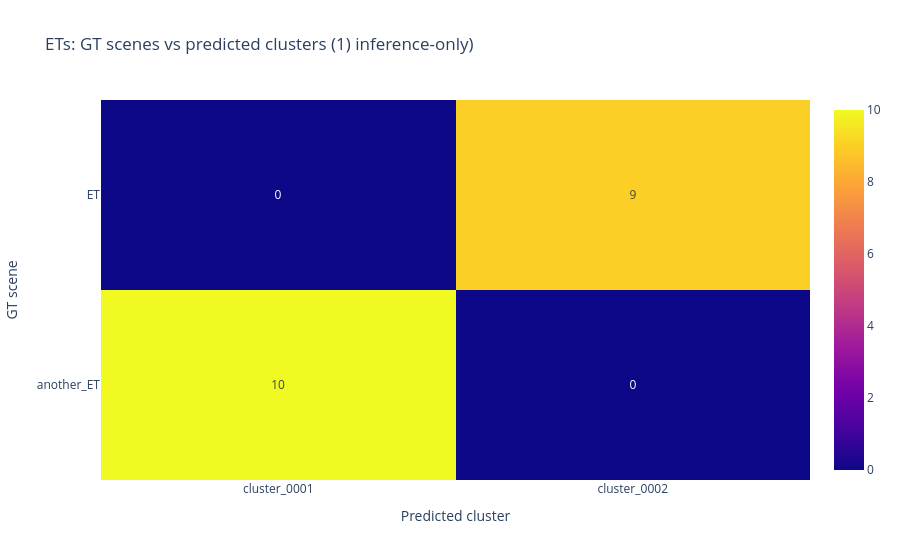
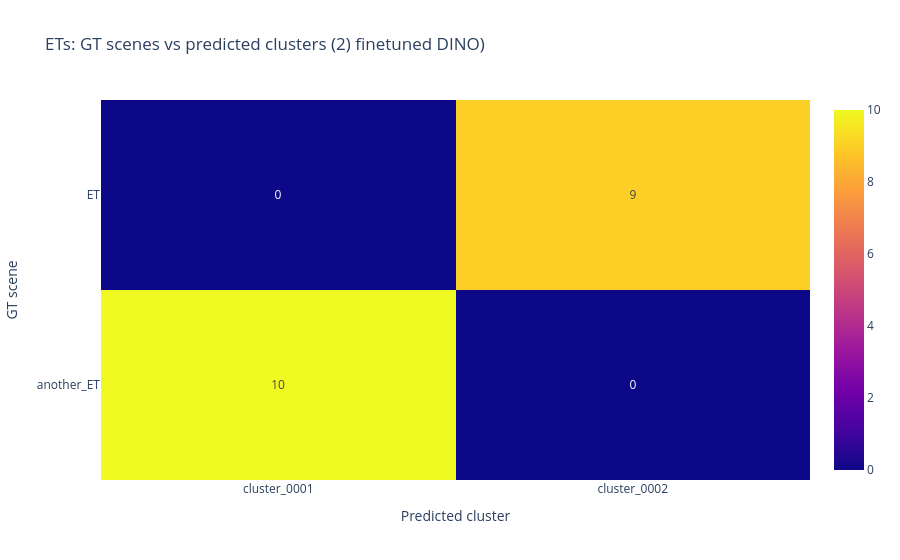

The cell these charts' notebook holds for them, in order:
### Code cell
def overlap_heatmap(*, dataset: str, pred_csv: Path, config_name: str) -> None:
    gt = pd.read_csv(TEST_SPLIT_LABELS)
    gt = gt[gt["dataset"] == dataset].copy()
    if DROP_GT_OUTLIERS:
        gt = gt[gt["scene"].astype(str).str.lower() != OUTLIERS_LABEL.lower()].copy()
    gt["image_key"] = gt["image"].map(lambda x: Path(str(x)).stem)

    gt_scenes = {
        str(scene): set(g["image_key"].tolist()) for scene, g in gt.groupby("scene", sort=True)
    }

    pred = pd.read_csv(pred_csv)
    pred = pred[pred["dataset"] == dataset].copy()
    pred["pred_cluster"] = pred["scene"].astype(str)
    pred["image_key"] = pred["image_id"].map(lambda x: Path(str(x)).stem)
    pred = pred[pred["pred_cluster"].str.lower() != OUTLIERS_LABEL.lower()].copy()

    pred_clusters = {
        str(c): set(g["image_key"].tolist()) for c, g in pred.groupby("pred_cluster", sort=True)
    }

    # Sort clusters by size for readability.
    clusters_sorted = sorted(pred_clusters.keys(), key=lambda c: (-len(pred_clusters[c]), c))
    scenes_sorted = sorted(gt_scenes.keys())

    mat = []
    for s in scenes_sorted:
        row = []
        for c in clusters_sorted:
            row.append(len(gt_scenes[s] & pred_clusters[c]))
        mat.append(row)

    dfm = pd.DataFrame(mat, index=scenes_sorted, columns=clusters_sorted)
    fig = px.imshow(
        dfm,
        text_auto=True,
        aspect="auto",
        title=f"{dataset}: GT scenes vs predicted clusters ({config_name})",
    )
    fig.update_layout(xaxis_title="Predicted cluster", yaxis_title="GT scene")
    fig.show()


SHOW_HEATMAPS = True
if SHOW_HEATMAPS:
    for ds in test_datasets:
        overlap_heatmap(dataset=ds, pred_csv=CLUSTERS1, config_name="1) inference-only")
        overlap_heatmap(dataset=ds, pred_csv=CLUSTERS2, config_name="2) finetuned DINO")
        overlap_heatmap(dataset=ds, pred_csv=CLUSTERS3, config_name="3) finetuned + EdgeMLP")
        overlap_heatmap(dataset=ds, pred_csv=CLUSTERS4, config_name="4) everything (selected)")

### Figure 1 — Plotly figure (JSON) as saved in the notebook; plotly's stock layout.template omitted (floating-point values rounded to 4 significant figures)
{"data": [{"coloraxis": "coloraxis", "hovertemplate": "x: %{x}<br>y: %{y}<br>color: %{z}<extra></extra>", "name": "0", "texttemplate": "%{z}", "type": "heatmap", "x": ["cluster_0001", "cluster_0002"], "xaxis": "x", "y": ["ET", "another_ET"], "yaxis": "y", "z": [[0, 9], [10, 0]]}], "layout": {"coloraxis": {"colorscale": [[0, "#0d0887"], [0.1111, "#46039f"], [0.2222, "#7201a8"], [0.3333, "#9c179e"], [0.4444, "#bd3786"], [0.5556, "#d8576b"], [0.6667, "#ed7953"], [0.7778, "#fb9f3a"], [0.8889, "#fdca26"], [1, "#f0f921"]]}, "title": {"text": "ETs: GT scenes vs predicted clusters (1) inference-only)"}, "xaxis": {"anchor": "y", "domain": [0, 1], "title": {"text": "Predicted cluster"}}, "yaxis": {"anchor": "x", "autorange": "reversed", "domain": [0, 1], "title": {"text": "GT scene"}}}}

### Figure 2 — Plotly figure (JSON) as saved in the notebook; plotly's stock layout.template omitted (floating-point values rounded to 4 significant figures)
{"data": [{"coloraxis": "coloraxis", "hovertemplate": "x: %{x}<br>y: %{y}<br>color: %{z}<extra></extra>", "name": "0", "texttemplate": "%{z}", "type": "heatmap", "x": ["cluster_0001", "cluster_0002"], "xaxis": "x", "y": ["ET", "another_ET"], "yaxis": "y", "z": [[0, 9], [10, 0]]}], "layout": {"coloraxis": {"colorscale": [[0, "#0d0887"], [0.1111, "#46039f"], [0.2222, "#7201a8"], [0.3333, "#9c179e"], [0.4444, "#bd3786"], [0.5556, "#d8576b"], [0.6667, "#ed7953"], [0.7778, "#fb9f3a"], [0.8889, "#fdca26"], [1, "#f0f921"]]}, "title": {"text": "ETs: GT scenes vs predicted clusters (2) finetuned DINO)"}, "xaxis": {"anchor": "y", "domain": [0, 1], "title": {"text": "Predicted cluster"}}, "yaxis": {"anchor": "x", "autorange": "reversed", "domain": [0, 1], "title": {"text": "GT scene"}}}}
